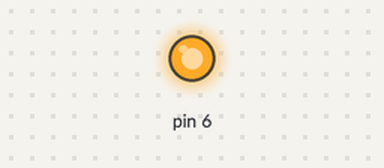
A sketch run on a simulated Arduino Uno, built with avr-gcc and run on an emulated ATmega328P. Shown: output pins drawn as LEDs (lit = HIGH). No radio packets arrive unless stated.

Above: at 0.1 s.
Timing chart, 0 to 1.6 s (numbered marks = the images above):
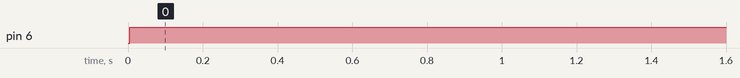

Measured:
- by itself, pin 6: LOW → HIGH at 0.01 s

The sketch:

Trans.ino
```cpp
#include <SPI.h>
#include <nRF24L01.h>
#include <RF24.h>
RF24 radio(7, 8); // CE, CSN
const byte address[6] = "00001";
void setup()
{
  pinMode(6,OUTPUT);
  radio.begin();
  radio.openWritingPipe(address);
  radio.setPALevel(RF24_PA_MIN);
  radio.stopListening();
}
void loop()
{
  digitalWrite(6,1);
  const char text[] = "Hello World";
  radio.write(&text, sizeof(text));
  delay(1000);
}
```
